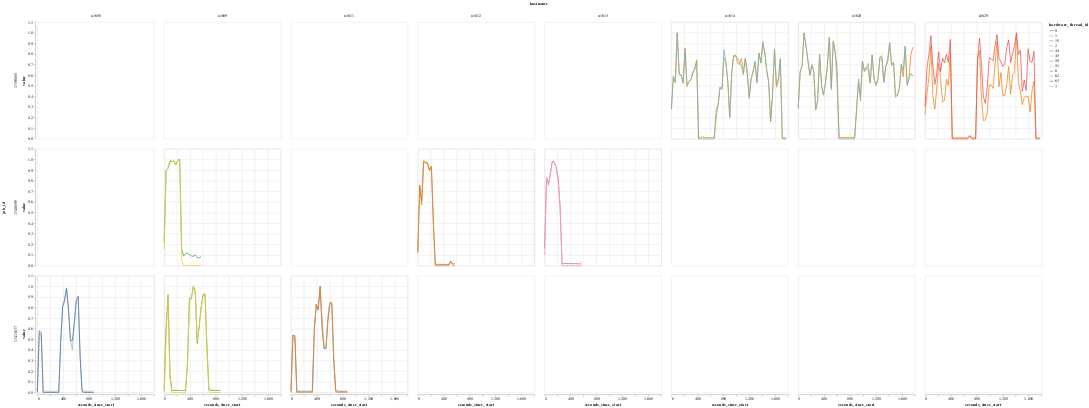

Notebook code cell kept with this figure:
### Code cell
# Plot cpu usage of the jobs

with duckdb.connect("pika_jobs.duckdb") as conn:
    query = """
    select value, job_id, hostname, hardware_thread_id, epoch(date_time - jobs.start_time) as seconds_since_start
    from stats join jobs 
        on stats.job_id = jobs.id 
    where metric = 'cpu_used'
    and jobs.id in ['17400597','17413877','17393805',' 17409456']
    ;
    """

    cpu_used_df = conn.sql(query).pl()


# query for histogram: select histogram(avg_value, [0, 0.2, 0.4, 0.6, 0.8, 1.0]) from (select avg(value) as avg_value from stats where metric = 'cpu_used' group by job_id);

alt.Chart(cpu_used_df).mark_line().encode(
    x="seconds_since_start",
    y="value", 
    color="hardware_thread_id",
    row="job_id",
    column="hostname"
)

### Figure 1 — Vega-Lite specification as saved in the notebook (floating-point values rounded to 4 significant figures; data arrays with more than 128 entries replaced by an {"elided": "..."} marker saying what was removed)
{"config": {"view": {"continuousWidth": 300, "continuousHeight": 300}}, "data": {"name": "data-f3b8b7266280f8dfe2ff19b0543d396a"}, "mark": {"type": "line"}, "encoding": {"color": {"field": "hardware_thread_id", "type": "nominal"}, "column": {"field": "hostname", "type": "nominal"}, "row": {"field": "job_id", "type": "nominal"}, "x": {"field": "seconds_since_start", "type": "quantitative"}, "y": {"field": "value", "type": "quantitative"}}, "$schema": "https://vega.github.io/schema/vega-lite/v5.20.1.json", "datasets": {"data-f3b8b7266280f8dfe2ff19b0543d396a": {"elided": "660 records"}}}
